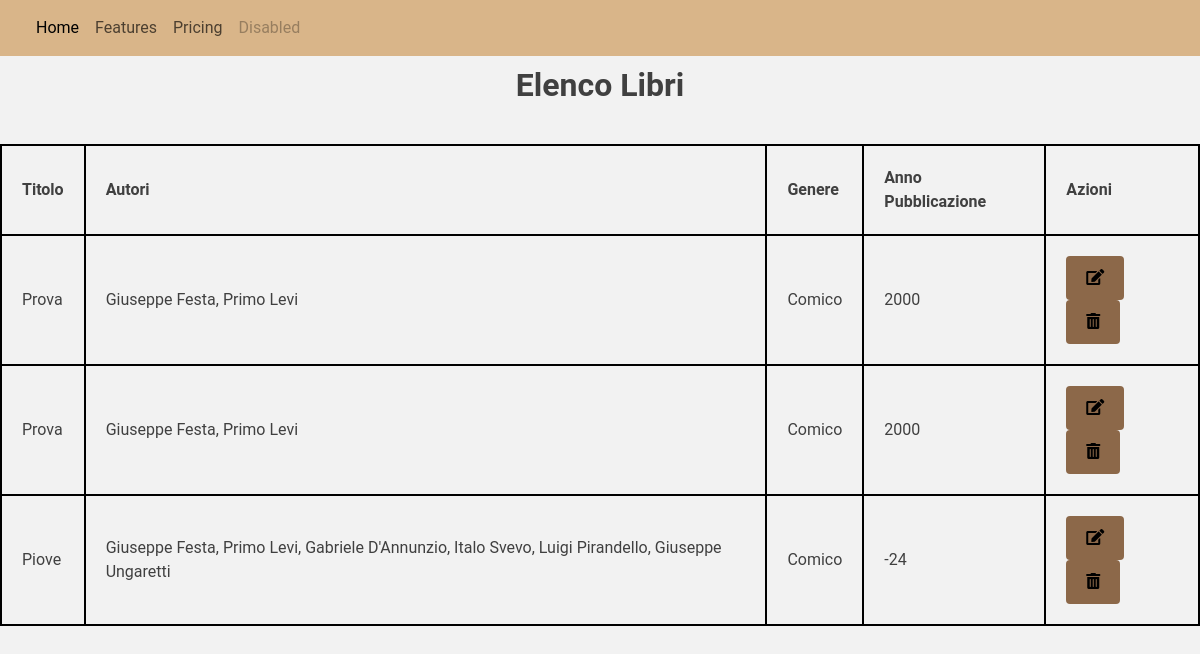
The page /booksList.php on the database its author committed.
### tables this page shows
CREATE TABLE `libro` (
  `Codice` int(11) NOT NULL,
  `Titolo` varchar(30) NOT NULL,
  `Genere` varchar(100) DEFAULT NULL,
  `AnnoPubbl` int(11) DEFAULT NULL
);

### booksList.php (the view, shortened to what this page needs)
<!DOCTYPE html>
<html lang="it">
<head>
    <link href="https://cdn.jsdelivr.net/npm/bootstrap@5.3.3/dist/css/bootstrap.min.css" rel="stylesheet">
    <link rel="stylesheet" href="https://cdnjs.cloudflare.com/ajax/libs/font-awesome/5.15.4/css/all.min.css">
    <link rel="stylesheet" href="stylesheet/style.css">
</head>
<body>
    <?php
        include "navbar.php";
    ?>
    <h1>Elenco Libri</h1>
    <?php
    include 'connection.php';
    $books_sql = "SELECT Libro.*, GROUP_CONCAT(Autore.Nome, ' ', Autore.Cognome SEPARATOR ', ') AS Autori FROM Libro
                    LEFT JOIN Scrive ON Libro.Codice = Scrive.CodiceLibro
                    LEFT JOIN Autore ON Scrive.CodiceAutore = Autore.Codice
                    GROUP BY Libro.Codice";
    $books_result = $conn->query($books_sql);
    if ($books_result->num_rows > 0) {
        echo "<table class='custom-table1'>
                <tr>
                    <th>Titolo</th>
                    <th>Autori</th>
                    <th>Genere</th>
                    <th>Anno Pubblicazione</th>
                    <th>Azioni</th>
                </tr>";
        while($row = $books_result->fetch_assoc()) {
            echo "<tr>
                    <td>".$row["Titolo"]."</td>
                    <td>".$row["Autori"]."</td>
                    <td>".$row["Genere"]."</td>
                    <td>".$row["AnnoPubbl"]."</td>
                    <td >
                        <a href='modifyBook.php?id=".$row["Codice"]."'><button class='action-btn'><i class='fas fa-edit'></i></button></a>
                        <a href='deleteBook.php?id=".$row["Codice"]."'><button class='action-btn'><i class='fas fa-trash-alt'></i></button></a>
                    </td>
                </tr>";
        }
        echo "</table>";
    } else {
        echo "Nessun libro presente nel database.";
    }
    ?>
</body>
</html>

### stylesheet/style.css (style rules this page uses)
:root { --white: #F2F2F2; --gray: #404040; --brown: #BF9B7A; --lightBrown: #D9B589; --darkBrown: #8C6849; }
body { font-family: 'Roboto', sans-serif; background-color: var(--white); color: var(--gray); margin: 0; padding: 0; display: flex; justify-content: center; align-items: center; flex-direction: column; width: 100vw; }
h1 { text-align: center; font-size: 32px; color: var(--gray); margin-bottom: 40px; font-weight: 700; }
a { color: var(--gray); }
input[type="submit"], button { background-color: var(--darkBrown); color: B5B4D9; padding: 10px 20px; border: none; border-radius: 4px; cursor: pointer; transition: background-color 0.3s ease; }
th,td { padding: 20px; }
table { border-collapse: collapse; background-color: var(--white); }
tr,th,td { border: 2px solid black; }

### rows shown on the page
libro: Titolo "Prova", Autori "Giuseppe Festa, Primo Levi", Genere "Comico", AnnoPubbl "2000"
libro: Titolo "Prova", Autori "Giuseppe Festa, Primo Levi", Genere "Comico", AnnoPubbl "2000"
libro: Titolo "Piove", Autori "Giuseppe Festa, Primo Levi, Gabriele D'Annunzio, Italo Svevo, Luigi Pirandello, Giuseppe Ungaretti", Genere "Comico", AnnoPubbl "-24"
